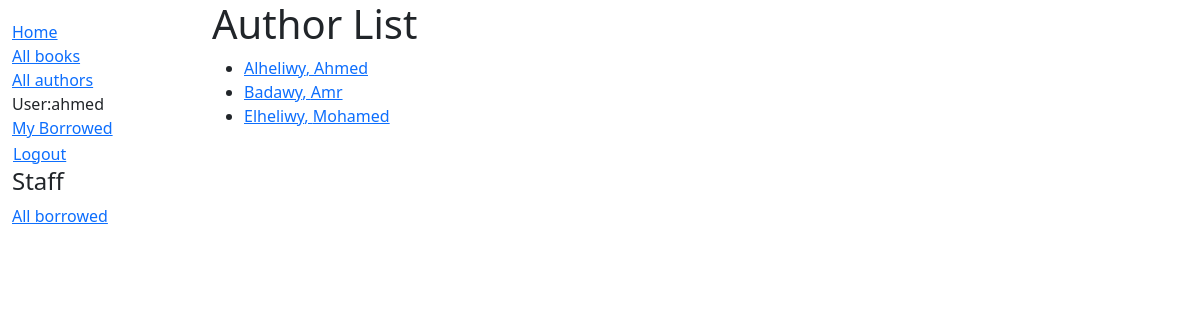
The app's page /catalog/authors/ (signed in) with its own data.
### catalog/models.py (models this page shows, shortened)
class Author(models.Model):
    first_name=models.CharField(max_length=100)
    last_name=models.CharField(max_length=100)
    date_of_birth=models.DateField(null=True,blank=True)
    date_of_death=models.DateField(null=True,blank=True,default='Died')
    class Meta:
        ordering=['last_name','first_name']
    def get_absolute_url(self):
        return reverse('author-detail',args=[str(self.id)])

### catalog/views.py (the view)
# urls.py: path('authors/',views.AuthorListView.as_view(),name='authors'),
class AuthorListView(generic.ListView):
    model=Author
    def get_context_data(self,**kwargs):
        context=super(AuthorListView,self).get_context_data(**kwargs)
        context['some_data_of_author']='This is just some data about author'
        return context

### catalog/templates/catalog/author_list.html
{% extends 'base_generic.html' %}
{% block content %}
<h1>Author List</h1>
{% if author_list %}
    <ul>
         {% for author in author_list %}
         <li>
            <a href="{{author.get_absolute_url}}">{{author.last_name}}, {{author.first_name}}</a>
         </li>
         {% endfor %}
    </ul>
    {% else %}
        <p>There are no authors.</p>
    {% endif %}
{% endblock content %}

### catalog/templates/base_generic.html (shortened to what this page needs)
<!Doctype html>
<html lang='en'>
    <head>
        <link href="https://cdn.jsdelivr.net/npm/bootstrap@5.3.3/dist/css/bootstrap.min.css"
              rel='stylesheet'
>
        {% load static %}
        <link rel='stylesheet' href='{% static 'css/styles.css' %}' />
    </head>
    <body>
        <div class='container-fluid'>
            <div class='row'>
                <div class='col-sm-2'>
                    {% block sidebar %}
                        <ul class='sidebar-nav'>
                            <li><a href='{% url 'index' %}'>Home</a></li>
                            <li><a href='{% url 'books' %}'>All books</a></li>
                            <li><a href='{% url 'authors' %}'>All authors</a><li>
                            {% if user.is_authenticated %}
                                <li>User:{{user.get_username}}</li>
                                <li><a href='{% url 'my-borrowed' %}'>My Borrowed</a></li>
                                <form id='logout-form' method='post' action='{% url 'logout' %}'>
                                <button type='submit' class='btn btn-link'>Logout</button>
                                </form>
                                </li>
                            {% else %}
                                <li><a href="{% url 'login' %}?next={{request.path}}">Login</a></li>
                            {% endif %}
                            <br/>
                            <h4>Staff</h4>
                            <li><a href='{% url 'borrowed' %}'>All borrowed</a></li>
                        </ul>
                    {% endblock sidebar %}
                </div>
                <div class='col-sm-10'>
                    {% block content %}{% endblock content %}
                </div>
            </div>
        </div>
    </body>
</html>

### catalog/static/css/styles.css (style rules this page uses)
.sidebar-nav { margin-top: 20px; padding: 0px; list-style: none; }
#logout-form { display: inline; }
#logout-form button { padding: 0; margin: 0; }

### records on screen
Author: last_name "Alheliwy", first_name "Ahmed"
Author: last_name "Badawy", first_name "Amr"
Author: last_name "Elheliwy", first_name "Mohamed"

### other values on screen
{{ user.get_username }} "ahmed"
